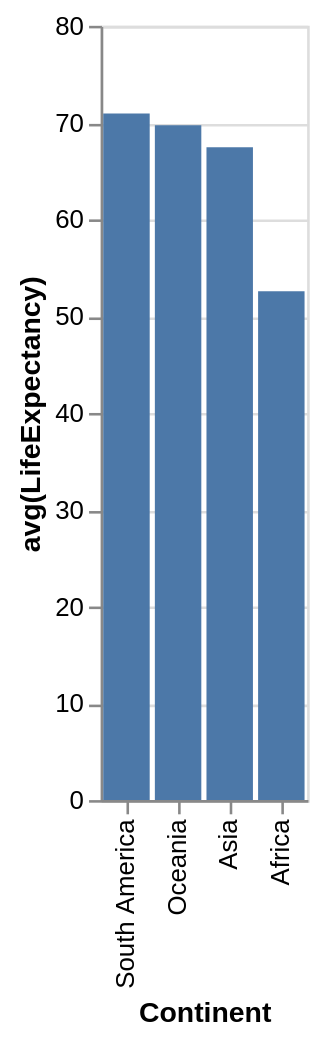

Specify this chart in Vega-Lite:
### Vega-Lite specification from a JSON file in a GitHub repository (floating-point values rounded to 4 significant figures)
{"data": {"values": [{"x_data": "South America", "y_data": 70.95}, {"x_data": "Oceania", "y_data": 69.72}, {"x_data": "Asia", "y_data": 67.44}, {"x_data": "Africa", "y_data": 52.57}]}, "mark": "bar", "encoding": {"x": {"field": "x_data", "type": "nominal", "title": "Continent", "sort": {"op": "sum", "field": "y_data", "order": "descending"}}, "y": {"field": "y_data", "type": "quantitative", "title": "avg(LifeExpectancy)"}}}
